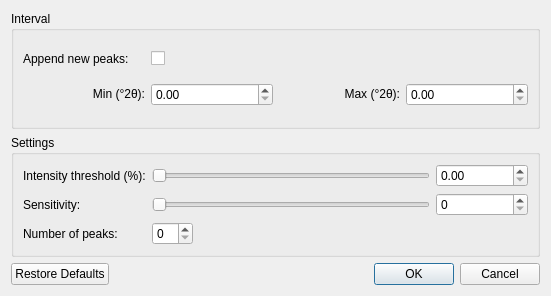
<?xml version="1.0" encoding="UTF-8"?>
<ui version="4.0">
 <class>PeakSearchDialog</class>
 <widget class="QDialog" name="PeakSearchDialog">
  <property name="geometry">
   <rect>
    <x>0</x>
    <y>0</y>
    <width>551</width>
    <height>296</height>
   </rect>
  </property>
  <property name="windowTitle">
   <string>Peak Search Conditions</string>
  </property>
  <layout class="QVBoxLayout" name="verticalLayout">
   <item>
    <widget class="QGroupBox" name="groupBox_3">
     <property name="title">
      <string>Interval</string>
     </property>
     <layout class="QGridLayout" name="gridLayout_2">
      <item row="0" column="0">
       <widget class="QLabel" name="label_5">
        <property name="text">
         <string>Append new peaks:</string>
        </property>
        <property name="alignment">
         <set>Qt::AlignLeading|Qt::AlignLeft|Qt::AlignVCenter</set>
        </property>
       </widget>
      </item>
      <item row="1" column="3">
       <widget class="QDoubleSpinBox" name="maxSpinBox"/>
      </item>
      <item row="1" column="0">
       <widget class="QLabel" name="label">
        <property name="text">
         <string>&lt;html&gt;&lt;head/&gt;&lt;body&gt;&lt;p&gt;Min (°2θ):&lt;/p&gt;&lt;/body&gt;&lt;/html&gt;</string>
        </property>
        <property name="alignment">
         <set>Qt::AlignRight|Qt::AlignTrailing|Qt::AlignVCenter</set>
        </property>
       </widget>
      </item>
      <item row="0" column="1">
       <widget class="QCheckBox" name="appendCheckBox">
        <property name="text">
         <string/>
        </property>
       </widget>
      </item>
      <item row="1" column="1">
       <widget class="QDoubleSpinBox" name="minSpinBox">
        <property name="focusPolicy">
         <enum>Qt::WheelFocus</enum>
        </property>
       </widget>
      </item>
      <item row="1" column="2">
       <widget class="QLabel" name="label_2">
        <property name="text">
         <string>&lt;html&gt;&lt;head/&gt;&lt;body&gt;&lt;p&gt;Max (°2θ):&lt;/p&gt;&lt;/body&gt;&lt;/html&gt;</string>
        </property>
        <property name="alignment">
         <set>Qt::AlignRight|Qt::AlignTrailing|Qt::AlignVCenter</set>
        </property>
       </widget>
      </item>
     </layout>
    </widget>
   </item>
   <item>
    <widget class="QGroupBox" name="groupBox_2">
     <property name="title">
      <string>Settings</string>
     </property>
     <layout class="QFormLayout" name="formLayout_4">
      <item row="0" column="0">
       <widget class="QLabel" name="label_3">
        <property name="text">
         <string>Intensity threshold (%):</string>
        </property>
       </widget>
      </item>
      <item row="0" column="1">
       <layout class="QHBoxLayout" name="horizontalLayout_7" stretch="3,1">
        <item>
         <widget class="QSlider" name="intensitySlider">
          <property name="maximum">
           <number>10000</number>
          </property>
          <property name="singleStep">
           <number>1</number>
          </property>
          <property name="orientation">
           <enum>Qt::Horizontal</enum>
          </property>
         </widget>
        </item>
        <item>
         <widget class="QDoubleSpinBox" name="intensitySpinBox">
          <property name="maximum">
           <double>100.000000000000000</double>
          </property>
          <property name="singleStep">
           <double>0.100000000000000</double>
          </property>
         </widget>
        </item>
       </layout>
      </item>
      <item row="1" column="0">
       <widget class="QLabel" name="label_6">
        <property name="text">
         <string>Sensitivity:</string>
        </property>
       </widget>
      </item>
      <item row="1" column="1">
       <layout class="QHBoxLayout" name="horizontalLayout_9" stretch="3,1">
        <item>
         <widget class="QSlider" name="sensitivitySlider">
          <property name="maximum">
           <number>100</number>
          </property>
          <property name="orientation">
           <enum>Qt::Horizontal</enum>
          </property>
         </widget>
        </item>
        <item>
         <widget class="QSpinBox" name="sensitivitySpinBox">
          <property name="maximum">
           <number>100</number>
          </property>
         </widget>
        </item>
       </layout>
      </item>
      <item row="2" column="0">
       <widget class="QLabel" name="label_4">
        <property name="text">
         <string>Number of peaks:</string>
        </property>
       </widget>
      </item>
      <item row="2" column="1">
       <layout class="QHBoxLayout" name="horizontalLayout_10">
        <item>
         <widget class="QSpinBox" name="numPeaksSpinBox"/>
        </item>
        <item>
         <spacer name="horizontalSpacer">
          <property name="orientation">
           <enum>Qt::Horizontal</enum>
          </property>
          <property name="sizeHint" stdset="0">
           <size>
            <width>40</width>
            <height>20</height>
           </size>
          </property>
         </spacer>
        </item>
       </layout>
      </item>
     </layout>
    </widget>
   </item>
   <item>
    <widget class="QDialogButtonBox" name="buttonBox">
     <property name="orientation">
      <enum>Qt::Horizontal</enum>
     </property>
     <property name="standardButtons">
      <set>QDialogButtonBox::Cancel|QDialogButtonBox::Ok|QDialogButtonBox::RestoreDefaults</set>
     </property>
    </widget>
   </item>
  </layout>
 </widget>
 <tabstops>
  <tabstop>appendCheckBox</tabstop>
  <tabstop>minSpinBox</tabstop>
  <tabstop>maxSpinBox</tabstop>
  <tabstop>intensitySlider</tabstop>
  <tabstop>intensitySpinBox</tabstop>
  <tabstop>sensitivitySlider</tabstop>
  <tabstop>sensitivitySpinBox</tabstop>
  <tabstop>numPeaksSpinBox</tabstop>
 </tabstops>
 <resources/>
 <connections>
  <connection>
   <sender>buttonBox</sender>
   <signal>accepted()</signal>
   <receiver>PeakSearchDialog</receiver>
   <slot>accept()</slot>
   <hints>
    <hint type="sourcelabel">
     <x>257</x>
     <y>286</y>
    </hint>
    <hint type="destinationlabel">
     <x>157</x>
     <y>274</y>
    </hint>
   </hints>
  </connection>
  <connection>
   <sender>buttonBox</sender>
   <signal>rejected()</signal>
   <receiver>PeakSearchDialog</receiver>
   <slot>reject()</slot>
   <hints>
    <hint type="sourcelabel">
     <x>325</x>
     <y>286</y>
    </hint>
    <hint type="destinationlabel">
     <x>286</x>
     <y>274</y>
    </hint>
   </hints>
  </connection>
 </connections>
</ui>
